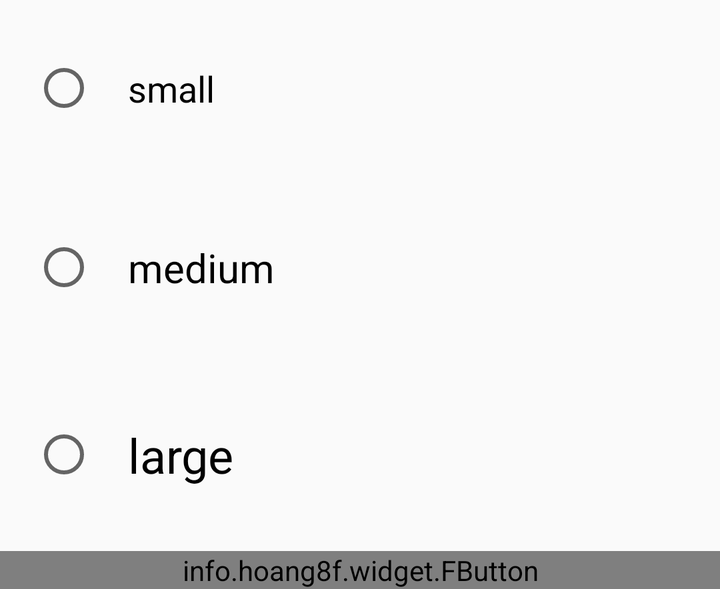
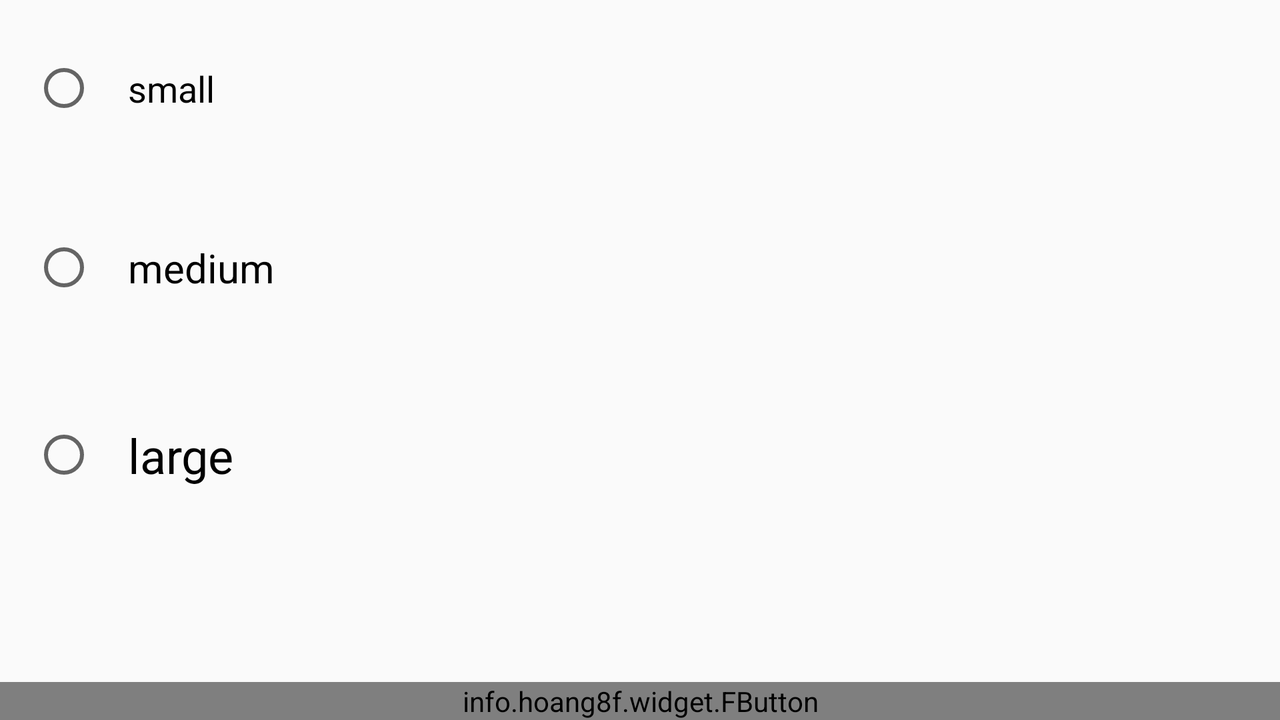

An Android layout and its configuration variant, each rendered on a device that would load it. The default file and the variant file are quoted in full after the pictures.
<!-- AndroidManifest.xml: application theme AppTheme -->
<!-- res/layout/font_size.xml -->
<?xml version="1.0" encoding="utf-8"?>
<LinearLayout xmlns:android="http://schemas.android.com/apk/res/android"
    android:layout_width="match_parent"
    android:layout_height="wrap_content"
    android:orientation="vertical">


    <RadioGroup
        android:layout_width="match_parent"
        android:layout_height="wrap_content">

        <RadioButton
            android:id="@+id/s"
            android:layout_width="match_parent"
            android:layout_height="wrap_content"
            android:layout_margin="16dp"
            android:padding="16dp"
            android:text="small"
            android:textSize="18sp" />

        <RadioButton
            android:id="@+id/m"
            android:layout_width="match_parent"
            android:layout_height="wrap_content"
            android:layout_margin="16dp"
            android:padding="16dp"
            android:text="medium"
            android:textSize="20sp" />

        <RadioButton
            android:id="@+id/l"
            android:layout_width="match_parent"
            android:layout_height="wrap_content"
            android:layout_margin="16dp"
            android:padding="16dp"
            android:text="large"
            android:textSize="24sp" />
    </RadioGroup>


    <info.hoang8f.widget.FButton
        android:id="@+id/saveFontSize"
        android:layout_width="match_parent"
        android:layout_height="wrap_content"
        android:fontFamily="monospace"
        android:text="Save"
        android:textAllCaps="false"
        android:textColor="#fff"
        android:textStyle="bold" />


</LinearLayout>
<!-- resources referenced by this layout -->
<resources>
  <style name="AppTheme" parent="Theme.AppCompat.Light.DarkActionBar">
          
          <item name="colorPrimary">@color/colorPrimary</item>
          <item name="colorPrimaryDark">@color/colorPrimaryDark</item>
          <item name="colorAccent">@color/colorAccent</item>
      </style>
  <color name="colorPrimary">#1E88E5</color>
  <color name="colorPrimaryDark">#039BE5</color>
  <color name="colorAccent">#212121</color>
</resources>
<!-- res/layout-land/font_size.xml (the repository's variant of the layout above) -->
<!-- drawn on the phone turned sideways -->
<?xml version="1.0" encoding="utf-8"?>
<RelativeLayout xmlns:android="http://schemas.android.com/apk/res/android"
    android:layout_width="match_parent"
    android:layout_height="wrap_content"
    android:orientation="vertical">


    <ScrollView
        android:layout_width="match_parent"
        android:layout_height="match_parent"
        android:layout_marginBottom="70dp">

        <LinearLayout
            android:layout_width="match_parent"
            android:layout_height="wrap_content"
            android:orientation="vertical">

            <RadioGroup
                android:layout_width="match_parent"
                android:layout_height="wrap_content">

                <RadioButton
                    android:id="@+id/s"
                    android:layout_width="match_parent"
                    android:layout_height="wrap_content"
                    android:layout_margin="16dp"
                    android:padding="16dp"
                    android:text="small"
                    android:textSize="18sp" />

                <RadioButton
                    android:id="@+id/m"
                    android:layout_width="match_parent"
                    android:layout_height="wrap_content"
                    android:layout_margin="16dp"
                    android:padding="16dp"
                    android:text="medium"
                    android:textSize="20sp" />

                <RadioButton
                    android:id="@+id/l"
                    android:layout_width="match_parent"
                    android:layout_height="wrap_content"
                    android:layout_margin="16dp"
                    android:padding="16dp"
                    android:text="large"
                    android:textSize="24sp" />
            </RadioGroup>

        </LinearLayout>
    </ScrollView>


    <info.hoang8f.widget.FButton
        android:id="@+id/saveFontSize"
        android:layout_width="match_parent"
        android:layout_height="wrap_content"
        android:layout_alignParentBottom="true"
        android:fontFamily="monospace"
        android:text="Save"
        android:textAllCaps="false"
        android:textColor="#fff"
        android:textStyle="bold" />


</RelativeLayout>
